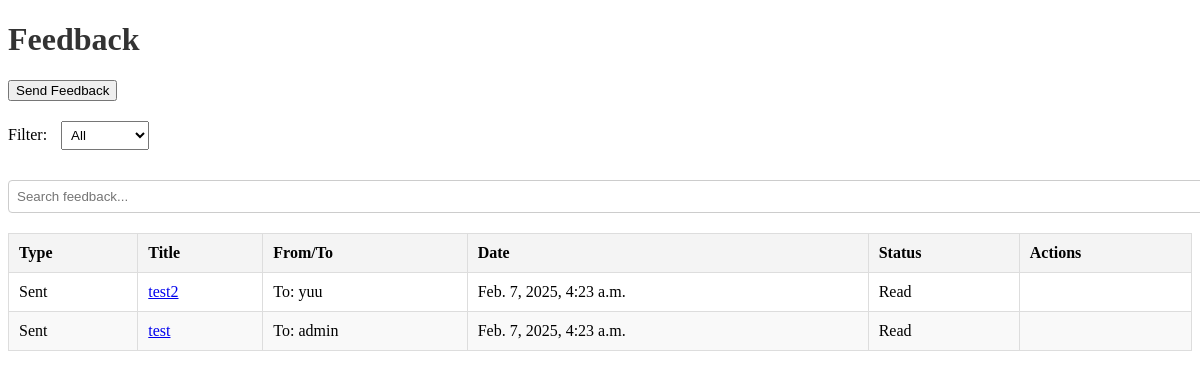
/feedbacks/ (signed in), run on an earlier commit of the app's database.
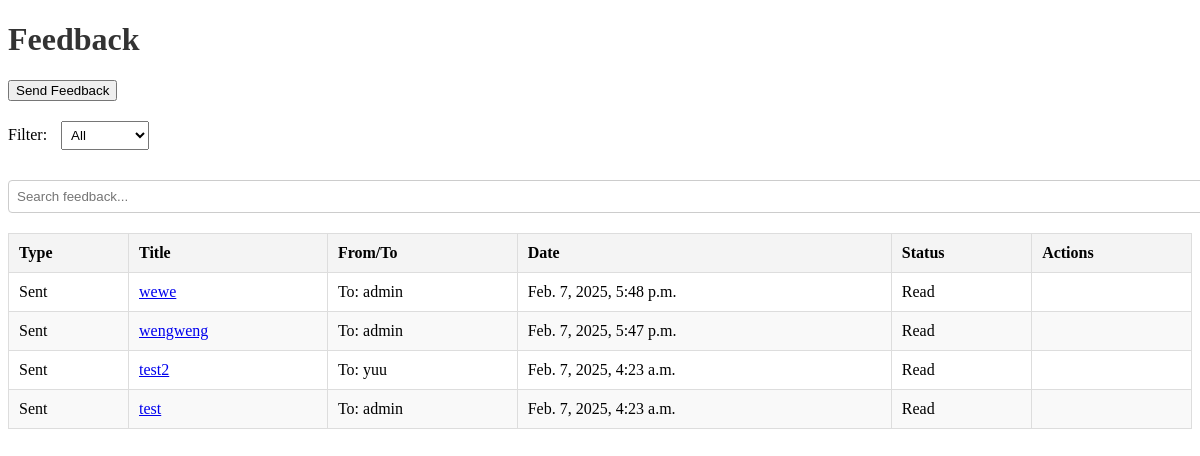
And on a later commit of the database.
### feedbacks/models.py (models this page shows, shortened)
class Feedback(models.Model):
    CATEGORY_CHOICES = [
        ('system/application', 'System/Application'),
        ('aid_programs', 'Aid Programs'),
    ]
    sender = models.ForeignKey(settings.AUTH_USER_MODEL, related_name='sent_feedbacks', on_delete=models.CASCADE)
    receiver = models.ForeignKey(settings.AUTH_USER_MODEL, related_name='received_feedbacks', on_delete=models.CASCADE)
    title = models.CharField(max_length=255)
    message = models.TextField()
    category = models.CharField(max_length=20, choices=CATEGORY_CHOICES)
    attachment = models.FileField(upload_to='feedback_attachments/', blank=True, null=True)
    is_read = models.BooleanField(default=False)  # Track if the feedback is read
    created_at = models.DateTimeField(auto_now_add=True)
    updated_at = models.DateTimeField(auto_now=True)
    class Meta:
        db_table = 'feedback'

### users/models.py (models this page shows, shortened)
class Account(AbstractUser):
    ROLE_LIST = [
        ('student', 'Student'),
        ('officer', 'Aid Officer'),
        ('funder', 'Funder'),
        ('administrator', 'Administrator'),
    ]
    role = models.CharField(max_length=13, choices=ROLE_LIST)
    study_program = models.CharField(max_length=100, blank=True, null=True)  # only for Students
    years_of_study = models.IntegerField(blank=True, null=True)
    gpa = models.FloatField(blank=True, null=True)
    organization_name = models.CharField(max_length=255, blank=True, null=True)
    is_approved = models.BooleanField(default=False)
    phone_number = models.CharField(max_length=15, blank=True, null=True)
    created_at = models.DateTimeField(default=now)
    updated_at = models.DateTimeField(auto_now=True)
    class Meta:
        db_table = 'users_masterlist'

### feedbacks/views.py (the view, shortened to what this page needs)
# urls.py: path('', views.feedback_view, name='feedback_view'),
@login_required
def feedback_view(request):
    tab = request.GET.get('tab', 'received')
    feedback_id = request.GET.get('id')
    all_feedbacks = Feedback.objects.filter(
        Q(sender=request.user) | Q(receiver=request.user)
    ).order_by('-created_at')
    feedback_list = []
    for feedback in all_feedbacks:
        feedback_data = {
            'feedback': feedback,
            'type': 'Sent' if feedback.sender == request.user else 'Received',
        }
        feedback_list.append(feedback_data)
    return render(request, 'feedbacks/feedback.html', {
        'tab': tab,
        'feedback_list': feedback_list,
    })

### feedbacks/templates/feedbacks/feedback.html (shortened to what this page needs)
<!DOCTYPE html>
<html lang="en">
<head>
</head>
<body>
    <h1>Feedback</h1>
    <div class="actions">
        <button onclick="openModal('send-feedback')">Send Feedback</button>
    </div>
    <div class="filters">
        <label for="filter-dropdown">Filter:</label>
        <select id="filter-dropdown" onchange="filterFeedback(this.value)">
            <option value="all">All</option>
        </select>
    </div>
    <div class="search-bar">
        <input type="text" id="search-input" placeholder="Search feedback..." onkeyup="filterFeedback()">
    </div>
    <table id="feedback-table">
        <thead>
            <tr>
                <th>Type</th>
                <th>Title</th>
                <th>From/To</th>
                <th>Date</th>
                <th>Status</th>
                <th>Actions</th>
            </tr>
        </thead>
        <tbody>
            {% for item in feedback_list %}
                <tr class="feedback-row {% if item.type == 'Sent' %}sent{% else %}received{% endif %}">
                    <td>{{ item.type }}</td>
                    <td>
                        <a href="#" onclick="showFeedbackContent('{{ item.feedback.id }}', '{{ item.feedback.title|escapejs }}', '{{ item.feedback.message|escapejs }}')">{{ item.feedback.title }}</a>
                    </td>
                    <td>
                        {% if item.type == 'Sent' %}
                            To: {{ item.feedback.receiver.username }}
                        {% else %}
                            From: {{ item.feedback.sender.username }}
                        {% endif %}
                    </td>
                    <td>{{ item.feedback.created_at }}</td>
                    <td id="status-{{item.feedback.id}}">
                        {% if not item.feedback.is_read and item.feedback.receiver == request.user %}
                            <strong>Unread</strong>
                        {% else %}
                            Read
                        {% endif %}
                    </td>
                    <td>
                    </td>
                </tr>
            {% empty %}
                <tr>
                    <td colspan="6">No feedback available.</td>
                </tr>
            {% endfor %}
        </tbody>
    </table>
</body>
</html>

### feedbacks/templates/feedbacks/feedback.html (style rules this page uses)
h1 { color: #333; }
.actions, .filters, .search-bar { margin-bottom: 20px; }
.filters select { padding: 5px; margin-left: 10px; }
.search-bar input { width: 100%; padding: 8px; margin-top: 10px; border: 1px solid #ccc; border-radius: 4px; }
table { width: 100%; border-collapse: collapse; margin-top: 20px; }
table th, table td { padding: 10px; border: 1px solid #ddd; text-align: left; }
table th { background-color: #f4f4f4; }
table tr:nth-child(even) { background-color: #f9f9f9; }

What changed in the data, as far as the page shows it:
added Feedback: type "Sent", feedback "wewe", feedback.receiver.username "admin", feedback.created_at "Feb. 7, 2025, 5:48 p.m.", is_read "Read"
added Feedback: type "Sent", feedback "wengweng", feedback.receiver.username "admin", feedback.created_at "Feb. 7, 2025, 5:47 p.m.", is_read "Read"
